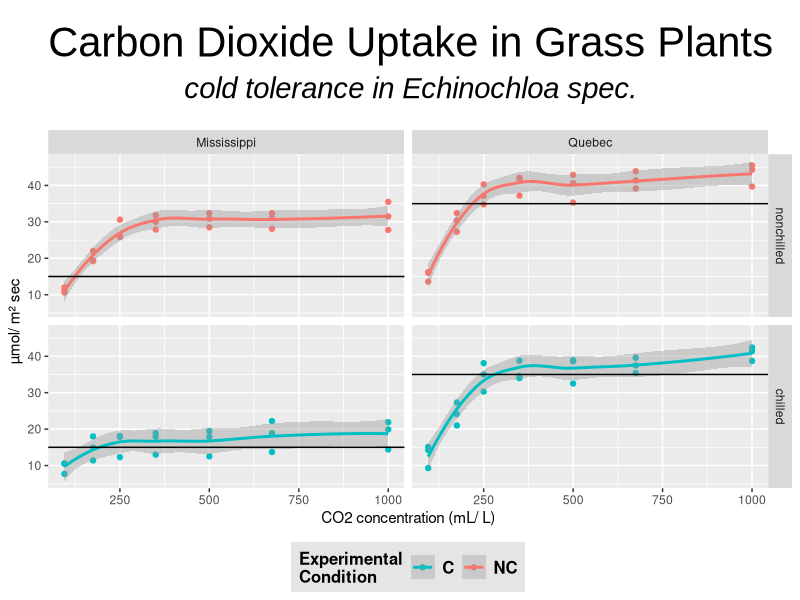

Write the R code that produced this figure.
  # Creation date: 
  #   2015-08-21
  # Created by:
  #   HS
  # Objective:
  #   create grid of plot with individual graphical features
  # Usage:
  #   FIXME - None so far
  # Input:
  #   FIXME - None so far
  # Output:
  #   plot; x vs. y of N * M categories
  
  
  ## Create facet_grid with individual geom_hline
  # use dataset "CO2"
  # plotting conc against uptake
  # differntiate between Type (column) and Treatment (row)
  
  library(ggplot2)
  
  h.line <- data.frame(Type = c("Quebec", "Mississippi"), Y.intercept = c(35, 15)) # defines horizontal line in the plots of the different types
  
  ggplot(CO2, aes(x = conc, y = uptake, colour=factor(Treatment))) + 
  	geom_point() + 
  	facet_grid(Treatment~Type) +
  	stat_smooth() + 
  	geom_hline(data = h.line, aes(yintercept = Y.intercept))+ # plots horizontal line in the plot
  
  # Titel 
  ggtitle(expression(atop("Carbon Dioxide Uptake in Grass Plants", atop(italic("cold tolerance in Echinochloa spec."), ""))))+
    theme(plot.title = element_text(size=30, vjust=-1, family="Arial"))+
  # Axes
    labs(x="CO2 concentration (mL/ L)", y = "µmol/ m² sec") +# axis labels
  #  scale_y_continuous(expand = c(0,0))+ # removes distance between bottom of plot and x-axis
  #  coord_cartesian(xlim=c(0,20))+ # scaling of the x-axis  
  #  coord_cartesian(ylim=c(1,5.5)) # scaling of the y-axis 
  # Legend
  #  theme(legend.position="none")#removes legend
 # theme(legend.title=element_blank()) # removes title of legend
   scale_colour_discrete ( name="Experimental\nCondition",
                           breaks=c("chilled", "nonchilled"),
                           labels=c("C", "NC"))+  
theme(legend.title = element_text(colour="black", size=12, face="bold"), # legend titel
      legend.text = element_text(colour="black", size = 12, face = "bold"), # legend text
      legend.background = element_rect(fill="gray90", size=.5, linetype="dotted"), # background of plot, default without
      legend.position="bottom" # position of legend, "top", "bottom", "rigth", "left"
      )